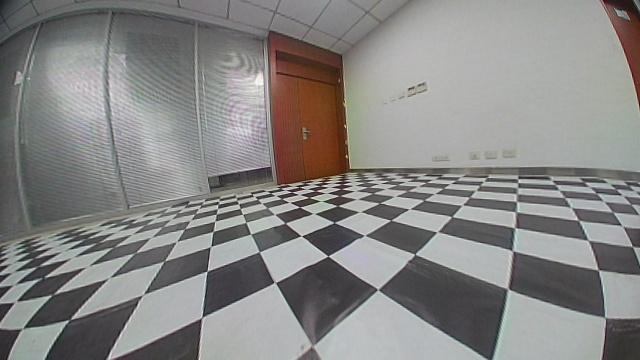
#> input picture system/src/final/6-4/imgs/bottom_left_undistorted.jpg, 640 x 360 px
$ python resize.py
#> lines starting #> are read from the running program, lines starting #| are printed output that depends on the picture
import cv2

# 读取原始图像
img1 = cv2.imread('./imgs/bottom_left_undistorted.jpg')
#> img1 is the input picture: shape (360, 640, 3); mean B, G, R 132.5, 134.1, 135.1
img2 = cv2.imread('./imgs/bottom_right_undistorted.jpg')
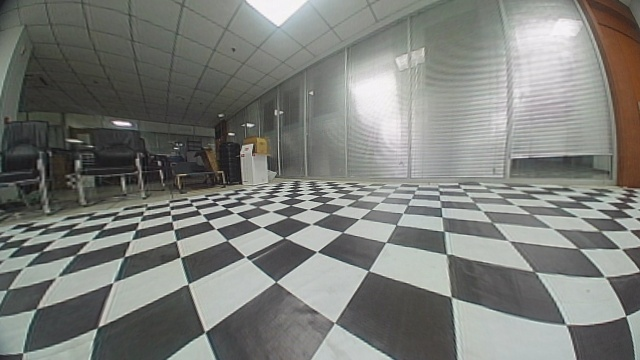
#> input picture system/src/final/6-4/imgs/bottom_right_undistorted.jpg, 640 x 360 px
#> img2 is the input picture: shape (360, 640, 3); mean B, G, R 121.3, 125.6, 123.8
img3 = cv2.imread('./imgs/left_undistorted.jpg')
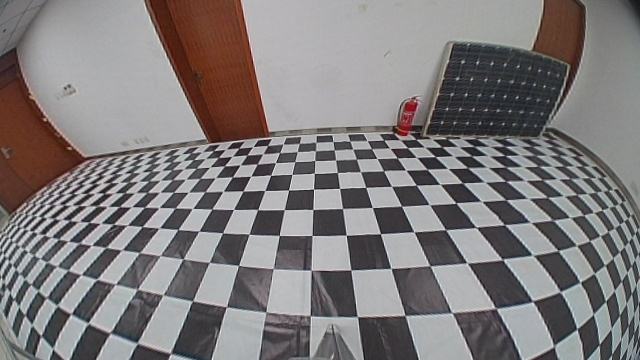
#> input picture system/src/final/6-4/imgs/left_undistorted.jpg, 640 x 360 px
#> img3 is the input picture: shape (360, 640, 3); mean B, G, R 123.4, 122.9, 127.1
img4 = cv2.imread('./imgs/right_undistorted.jpg')
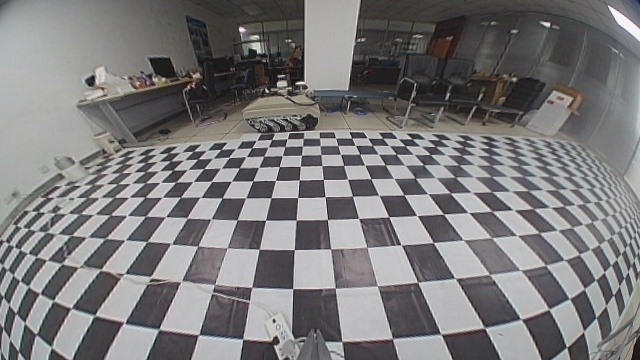
#> input picture system/src/final/6-4/imgs/right_undistorted.jpg, 640 x 360 px
#> img4 is the input picture: shape (360, 640, 3); mean B, G, R 122.4, 121.9, 122.9
img5 = cv2.imread('./imgs/top_undistorted.jpg')
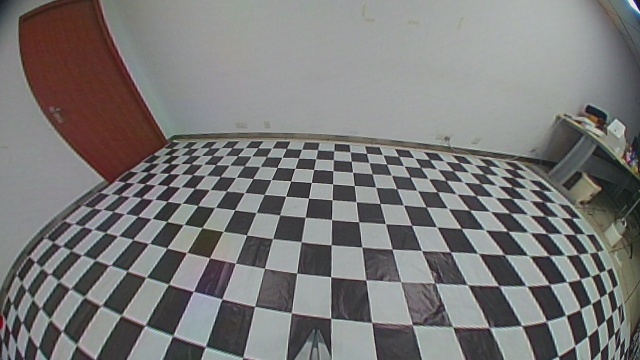
#> input picture system/src/final/6-4/imgs/top_undistorted.jpg, 640 x 360 px
#> img5 is the input picture: shape (360, 640, 3); mean B, G, R 119.9, 120.8, 121.7

# 将图像resize到720p大小（为了保持长宽比，这里使用cv2.INTER_AREA插值模式）
resized_img1 = cv2.resize(img1, (1280, 720), interpolation=cv2.INTER_AREA)
resized_img2 = cv2.resize(img2, (1280, 720), interpolation=cv2.INTER_AREA)
resized_img3 = cv2.resize(img3, (1280, 720), interpolation=cv2.INTER_AREA)
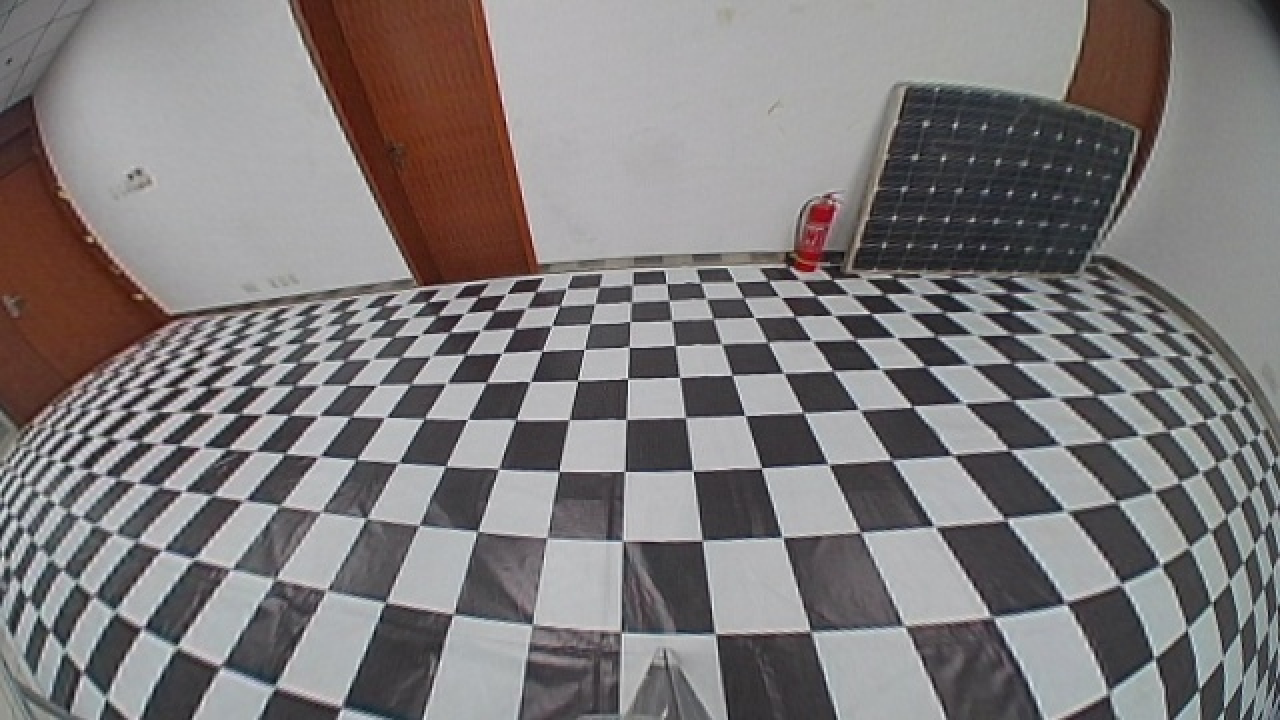
#> resized_img3: shape (720, 1280, 3); mean B, G, R 123.4, 122.9, 127.1
resized_img4 = cv2.resize(img4, (1280, 720), interpolation=cv2.INTER_AREA)
resized_img5 = cv2.resize(img5, (1280, 720), interpolation=cv2.INTER_AREA)

# 保存resize后的图像
cv2.imwrite('bottom_left_undistorted.jpg', resized_img1)
cv2.imwrite('bottom_right_undistorted.jpg', resized_img2)
cv2.imwrite('left_undistorted.jpg', resized_img3)
cv2.imwrite('right_undistorted.jpg', resized_img4)
cv2.imwrite('top_undistorted.jpg', resized_img5)
